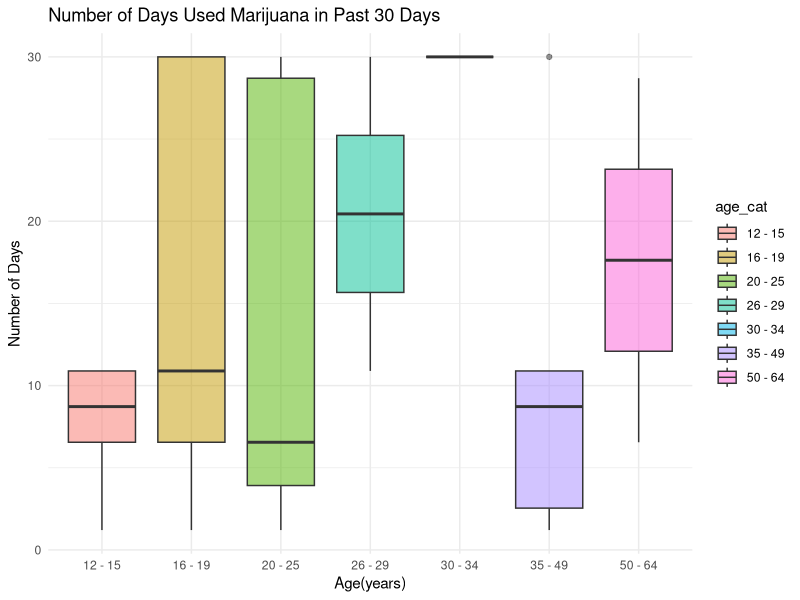

The R script that drew this image: (Note: this script raises an error after producing the figure.)
## ---- chunk 1
library(tidyverse)
library(ggplot2)
library(ggridges)
## ---- chunk 2
#load("data/NSDUH_2019.RData")

#nsduh_19 = 
#  PUF2019_100920 %>% 
#  janitor::clean_names() %>% 
#  select(questid2, age2, mr30est, catag6, newrace2, irmjage, mjrec, mrjmon, 
#         ymdelt, amdelt, irsex, eduhighcat, income, irmarit, coutyp4)

#write_csv(nsduh_19, file = "data/nsduh_19.csv")
## ---- chunk 3
raw_data = read_csv("data/nsduh_19.csv")

graph_fendi = raw_data %>% 
  filter(mr30est != 94 & mr30est != 97 & mr30est != 98 & mr30est != 99) %>% 
  mutate(mr30est = recode(mr30est, `91` = 0, `93` = 0))

graph_fendi =
  graph_fendi %>% 
  mutate(
    age_cat = ifelse(age2 == 1 | age2 == 2 | age2 == 3 | age2 == 4, "12 - 15",
                  ifelse(age2 == 5 | age2 == 6 | age2 == 7 | age2 == 8, "16 - 19",
                      ifelse(age2 == 9 | age2 == 10 | age2 == 11 | age2 == 12, "20 - 25",
                           ifelse(age2 == 13, "26 - 29", 
                                ifelse(age2 == 14, "30 - 34", 
                                   ifelse(age2 == 15, "35 - 49", 
                                      ifelse(age2 == 16, "50 - 64", "older_than_65" )
                                      )))))),
    days30 = ifelse(mr30est == 1, runif(1, min = 1, max = 2),
                ifelse(mr30est == 2, runif(1, min = 3, max = 5),
                   ifelse(mr30est == 3, runif(1, min = 6, max = 9),
                      ifelse(mr30est == 4, runif(1, min = 10, max = 19),
                         ifelse(mr30est == 5, runif(1, min = 20, max = 29),
                            ifelse(mr30est == 6, 30, 0)))))),
    use30 = ifelse( mr30est == 1 | mr30est == 2 | mr30est == 3 |
                      mr30est == 4 | mr30est == 5 | mr30est == 6, 1, 0)
    )


## ---- chunk 4
  graph_fendi %>% 
    group_by(age_cat) %>% 
    summarise(days = sum(days30)) %>% 
    knitr::kable(digits = 3)
## ---- chunk 5
graph_fendi %>%
    filter(days30 != 0) %>% 
    ggplot(aes(x = age_cat, y = days30)) +
    geom_boxplot(aes(fill = age_cat), alpha = .5) +
  labs(title = "Number of Days Used Marijuana in Past 30 Days", 
       x = "Age(years)", y = "Number of Days") +
  theme(plot.title = element_text(hjust = 0.5)) +
  theme_minimal()

  
  
## ---- chunk 6
graph_fendi %>% 
  mutate(coutyp4 = as.character(coutyp4),
    coutyp4 = recode(coutyp4, 
                     "1" = "Large Metro", "2" = "Small Metro", "3" = "Nonmetro"),
    coutyp4 = fct_relevel(coutyp4, "Large Metro", "Small Metro", "Nonmetro")) %>% 
  group_by(coutyp4) %>% 
    summarise( used30_percent = round(sum(use30)/n()*100, 2)) %>% 
    ggplot(aes(x = coutyp4, y = used30_percent)) +
    geom_bar(stat = "identity", width = 0.5, fill = "steelblue") +
  geom_text(aes(label = used30_percent), vjust = 1.6, color = "white", size = 3.5) +
  labs(title = "Percentage of Individuals Used Marijuana in Past 30 Days By Metro Area", 
       x = "Metro Area", y = "Percentage(%)") +
  theme(plot.title = element_text(hjust = 0.5)) +
  theme_minimal()
